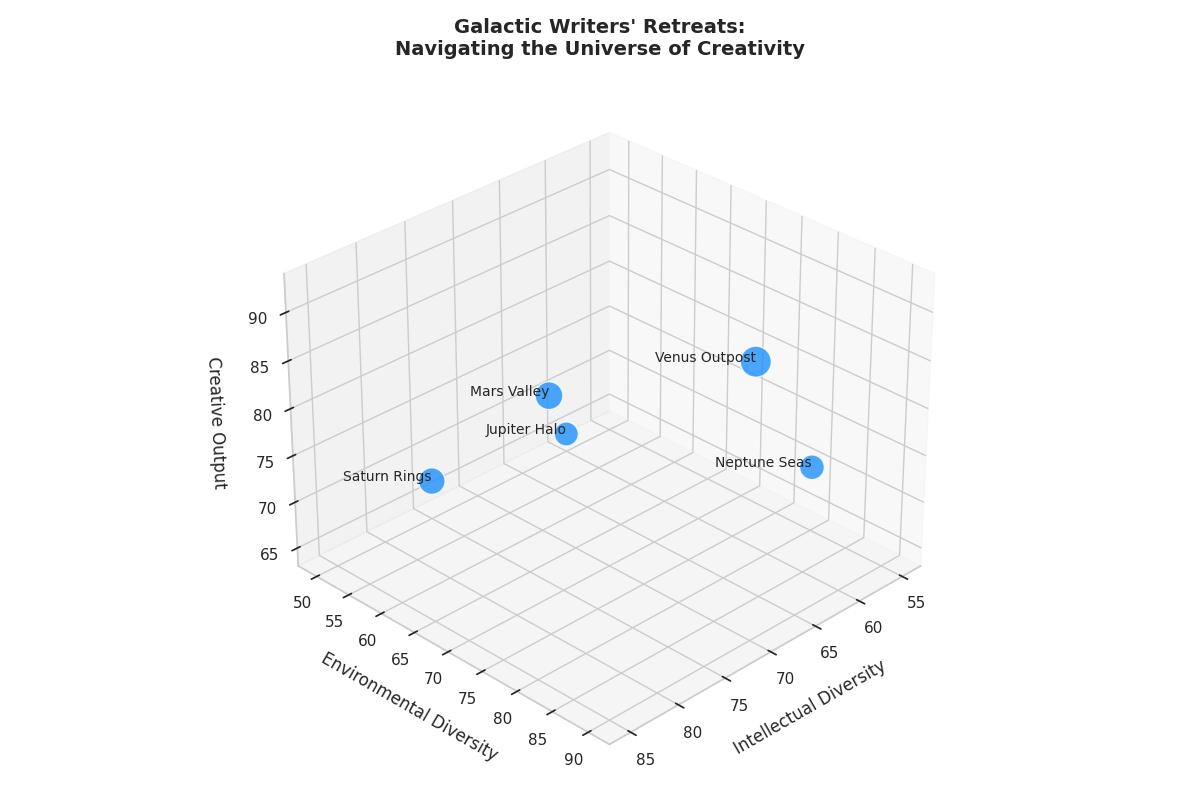

Source code (Python):
import matplotlib.pyplot as plt
import numpy as np

# Retreat locations
retreats = ['Mars Valley', 'Jupiter Halo', 'Venus Outpost', 'Saturn Rings', 'Neptune Seas']

# Data: intellectual diversity (X-axis), environmental diversity (Y-axis), creative output (Z-axis), number of attendees (bubble size)
intellectual_diversity = np.array([80, 60, 70, 85, 55])
environmental_diversity = np.array([75, 50, 90, 65, 80])
creative_output = np.array([88, 65, 92, 78, 70])
attendees = np.array([120, 90, 150, 110, 95])

# Normalize bubble size for better visualization
bubble_size = attendees / np.max(attendees) * 500

# Create a 3D scatter plot (bubble chart)
fig = plt.figure(figsize=(12, 8))
ax = fig.add_subplot(111, projection='3d')

# Plotting the data with a single consistent color
scatter = ax.scatter(intellectual_diversity, environmental_diversity, creative_output, 
                     s=bubble_size, c='dodgerblue', alpha=0.8, edgecolors='w')

# Adding labels and titles
ax.set_title('Galactic Writers\' Retreats:\nNavigating the Universe of Creativity', fontsize=14, fontweight='bold', pad=20)
ax.set_xlabel('Intellectual Diversity', fontsize=12, labelpad=10)
ax.set_ylabel('Environmental Diversity', fontsize=12, labelpad=10)
ax.set_zlabel('Creative Output', fontsize=12, labelpad=10)

# Annotate each retreat with its name
for i, retreat in enumerate(retreats):
    ax.text(intellectual_diversity[i], environmental_diversity[i], creative_output[i],
            retreat, fontsize=10, ha='right')

# Enhance visual style
ax.grid(True, linestyle='--', linewidth=0.5, alpha=0.6)
ax.view_init(elev=30, azim=45)

# Automatically adjust layout to prevent label overlap
plt.tight_layout()

# Display the plot
plt.show()
